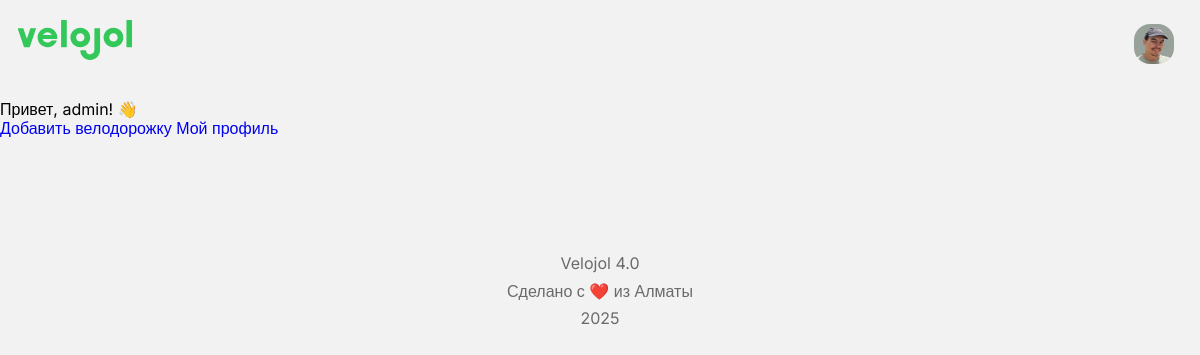
The page / (signed in) on the database its author committed.
### app/models/user.py (models this page shows, shortened)
class User(UserMixin, db.Model):
    __tablename__ = 'users'
    id = db.Column(db.Integer, primary_key=True)
    email = db.Column(db.String(120), unique=True, nullable=False, index=True)
    password_hash = db.Column(db.String(128), nullable=False)
    nickname = db.Column(db.String(64), unique=True, nullable=False, index=True)
    is_admin = db.Column(db.Boolean, default=False, nullable=False)
    is_banned = db.Column(db.Boolean, default=False, nullable=False)
    ban_reason = db.Column(db.Text, nullable=True)
    manual_score = db.Column(db.Integer, default=0, nullable=False)  # Баллы от админа
    banned_at = db.Column(db.DateTime, nullable=True)
    banned_by = db.Column(db.Integer, db.ForeignKey('users.id'), nullable=True)
    avatar_url = db.Column(db.String(256))
    strava_url = db.Column(db.String(256))
    komoot_url = db.Column(db.String(256))
    telegram_url = db.Column(db.String(256))
    instagram_url = db.Column(db.String(256))
    created_at = db.Column(db.DateTime, default=lambda: datetime.now(timezone.utc), nullable=False)
    updated_at = db.Column(db.DateTime, default=lambda: datetime.now(timezone.utc), onupdate=lambda: datetime.now(timezone.utc))
    bikelanes = db.relationship('BikeLane', foreign_keys='BikeLane.user_id', backref='author', lazy='dynamic')
    notifications = db.relationship('Notification', backref='user', lazy='dynamic')
    @property
    def display_avatar(self):
        print(f"DEBUG: display_avatar called, avatar_url = {self.avatar_url}")
        if self.avatar_url:
            if self.avatar_url.startswith('uploads/'):
                avatar_url = url_for('static', filename=self.avatar_url)
                print(f"DEBUG: Generated avatar URL: {avatar_url}")
                return avatar_url
            elif self.avatar_url.startswith('http'):
                return self.avatar_url
            else:
                return url_for('static', filename=self.avatar_url)
        default_url = url_for('static', filename='img/avatar-placeholder.jpg')
        print(f"DEBUG: Using default avatar: {default_url}")
        return default_url

### app/routes/main.py (the view)
@bp.route('/')
def index():
    return render_template('base.html')

### app/templates/base.html (shortened to what this page needs)
<!DOCTYPE html>
<html lang="ru">
<head>
    <link href='https://api.mapbox.com/mapbox-gl-js/v3.0.1/mapbox-gl.css' rel='stylesheet' />
    <link rel="stylesheet" href="{{ url_for('static', filename='css/reset.css') }}">
    <link rel="stylesheet" href="{{ url_for('static', filename='css/typo.css') }}">
    <link rel="stylesheet" href="{{ url_for('static', filename='css/colors.css') }}">
    <link rel="stylesheet" href="{{ url_for('static', filename='css/main.css') }}">
    <link rel="stylesheet" href="{{ url_for('static', filename='css/button.css') }}">
    <link rel="stylesheet" href="{{ url_for('static', filename='css/flash.css') }}">
    <link rel="stylesheet" href="{{ url_for('static', filename='css/badges.css') }}">
    <link rel="stylesheet" href="{{ url_for('static', filename='css/images.css') }}">
    <link rel="stylesheet" href="{{ url_for('static', filename='css/profile.css') }}">
    <link rel="stylesheet" href="{{ url_for('static', filename='css/modal.css') }}">
</head>
<body>
    {% if not hide_header %}
        {% include 'components/header.html' %}
    {% endif %}
    <div class="container">
        <main>
            {% block content %}
                {% if current_user.is_authenticated %}
                    <p>Привет, {{ current_user.nickname }}! 👋</p>
                    <p>
                        <a href="{{ url_for('main.add_bikelane') }}" class="btn btn-success">Добавить велодорожку</a>
                        <a href="{{ url_for('auth.profile') }}" class="btn">Мой профиль</a>
                    </p>
                {% else %}
                    <p>
                        <a href="{{ url_for('auth.register') }}" class="btn">Присоединиться</a>
                    </p>
                {% endif %}
            {% endblock %}
        </main>
    </div>
    {% include 'components/footer.html' %}
</body>
</html>

### app/templates/components/header.html (shortened to what this page needs)
<header>
    <a href="{{ url_for('main.index') }}">
        <img src="{{ url_for('static', filename='img/icon/velojol_logo.svg') }}" alt="Velojol">
    </a>
    <span class="hstack gap-s" id="profile">
        {% if current_user.is_authenticated %}
            <a href="{{ url_for('auth.profile') }}" class="button_square_label hstack gap-s aic">
                <img src="{{ current_user.display_avatar }}" alt="Аватар {{ current_user.nickname }}"
                     style="width: 40px; height: 40px; border-radius: 16px; object-fit: cover;">
            </a>
        {% else %}
            <a href="{{ url_for('auth.login') }}" class="button_square_label">Войти</a>
        {% endif %}
    </span>
</header>

### app/static/css/typo.css (style rules this page uses)
body, textarea { font-family: 'Inter', sans-serif; line-height: 1.6; }
p, input, button, .cell, textarea { font-size: var(--spacer-m); line-height: 120%; }

### app/static/css/colors.css (style rules this page uses)
:root { --bg1: #FEFEFE; --bg3 : #F2F2F2; --bg4 :#E6E6E6; --prime100: #121212; --prime-invert:#fefefe; --secondary20:rgba(106, 106, 106, 0.2); --secondary30:rgba(106, 106, 106, 0.3); --secondary40:rgba(106, 106, 106, 0.4); --secondary100:#6A6A6A; --accent80: #D6F3DD; --accent100:#34C759; --accent200:#2AA248; --prime_invert100:#fefefe; }

### app/static/css/main.css (style rules this page uses)
* { box-sizing: border-box; --spacer-xs:4px; --spacer-s:8px; --spacer-sm:12px; --spacer-m: 16px; --spacer-l: 24px; --spacer-xl: 32px; --spacer-xxl:48px; --spacer-xxxl:64px; --spacer-80:80px; --spacer-100: 100px }
body { background-color: var(--bg3); }
header, .page-header { position: absolute; left: 0px; top: 0px; width: 100vw; min-height: 80px; display: flex; flex-direction: row; align-items: center; justify-content: space-between; border-bottom: 1px solid var(--bg3); padding-left: var(--spacer-m); padding-right: var(--spacer-m); padding: 12px; }
main { padding-top: var(--spacer-100); padding-bottom: var(--spacer-100); }
.hstack { display: flex; flex-direction: row; }
.aic { align-items: center; }
.gap-s { gap: var(--spacer-s); }

### app/static/css/button.css (style rules this page uses)
a { text-decoration: none; }
.button_square_label { display: flex; flex-direction: row; align-items: center; justify-content: center; padding: 16px 14px; height: 48px; color: var(--text-button); text-decoration: none; transition: background-color 0.1s ease; border-radius: var(--spacer-m); width: 100%; }

### rows shown on the page
User: display_avatar (picture), nickname "admin"
